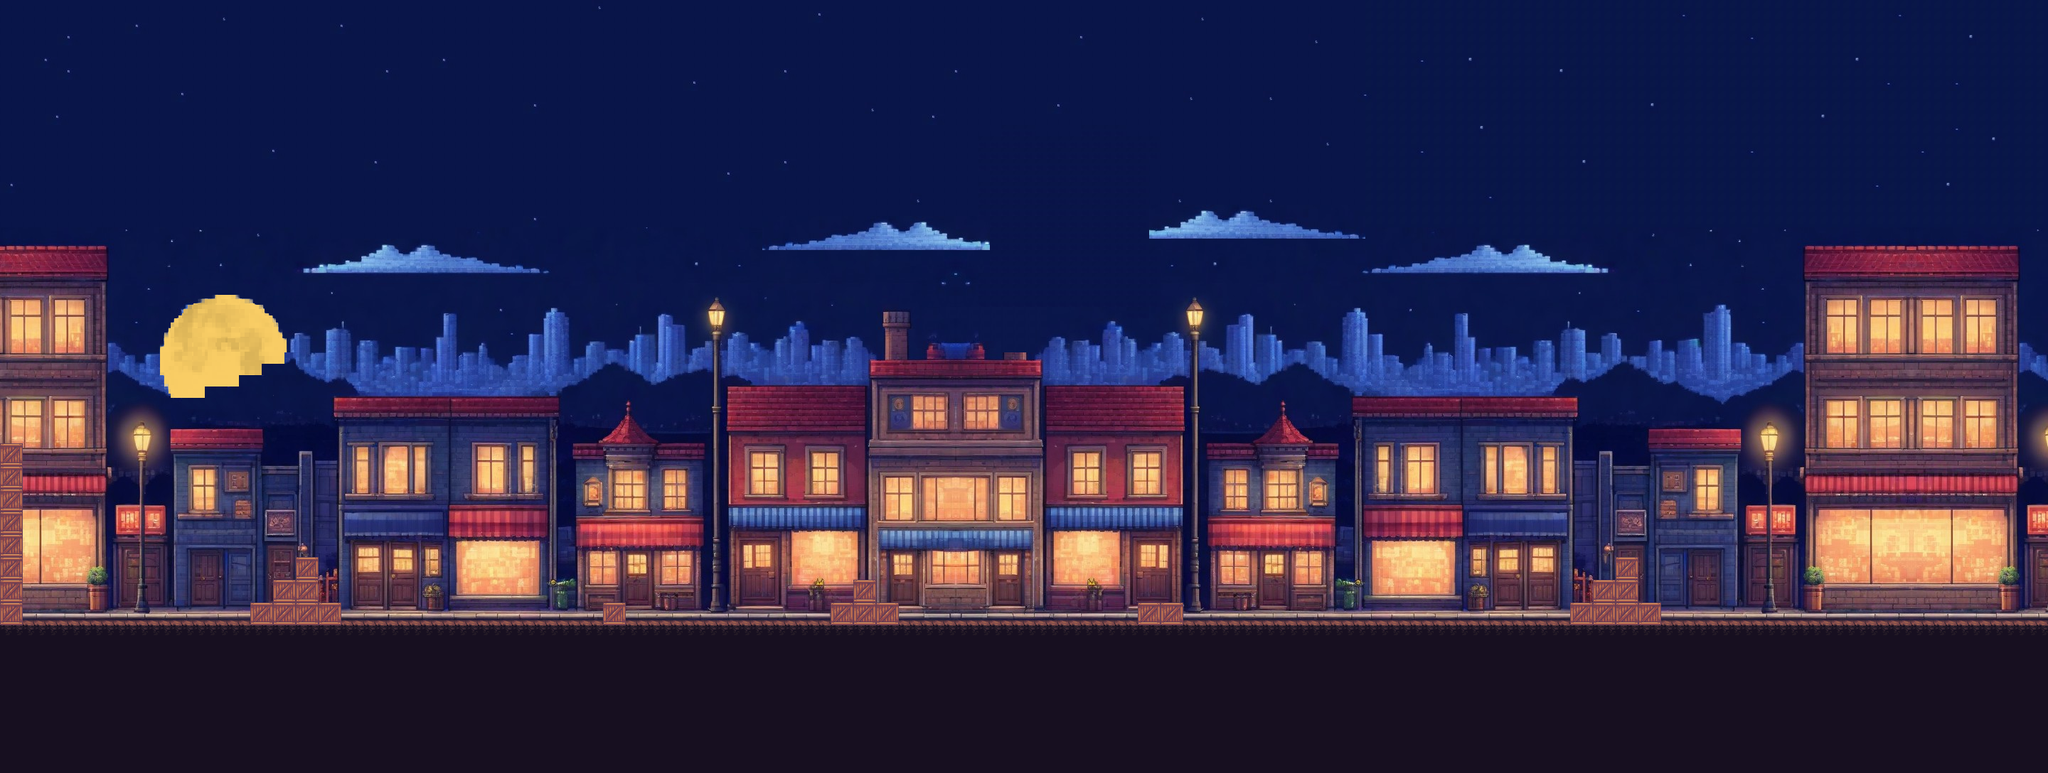

This is a level from a 2D game, rendered from its Tiled map with the project's own tilesets. A one-line summary and the map file follow, with tile-layer data summarised:
An orthogonal 180x68 tile map with 16x16 px tiles, 4 tile layers (background, ground, houses, decoration), 8 tilesets and 52 objects.

<map version="1.10" tiledversion="1.10.2" orientation="orthogonal" renderorder="right-down" width="180" height="68" tilewidth="16" tileheight="16" infinite="0" nextlayerid="12" nextobjectid="102">
 <tileset firstgid="1" source="level6backgroundimage.tsx" />
 <tileset firstgid="4033" source="groundlevel6.tsx" />
 <tileset firstgid="4036" source="Moon.tsx" />
 <tileset firstgid="4157" source="Foodlvl6.tsx" />
 <tileset firstgid="4221" source="acidlvl6.tsx" />
 <tileset firstgid="4222" source="big-crateLvl6.tsx" />
 <tileset firstgid="4226" source="NPCLEVEL6.tsx" />
 <tileset firstgid="4234" source="potion.tsx" />
 <layer id="1" name="background" width="180" height="68">
  <data>[12240 cells, 10620 non-empty, 3228 distinct tile ids]</data>
 </layer>
 <objectgroup id="3" name="acid">
  <object id="33" gid="4221" x="2864" y="16" width="16" height="16" />
 </objectgroup>
 <objectgroup id="9" name="removableitems" visible="0">
  <object id="34" gid="4224" x="1920" y="720" width="16" height="16" />
  <object id="35" gid="4222" x="1920" y="704" width="16" height="16" />
  <object id="36" gid="4222" x="1920" y="672" width="16" height="16" />
  <object id="37" gid="4222" x="1920" y="640" width="16" height="16" />
  <object id="38" gid="4223" x="1936" y="640" width="16" height="16" />
  <object id="39" gid="4223" x="1936" y="672" width="16" height="16" />
  <object id="40" gid="4223" x="1936" y="704" width="16" height="16" />
  <object id="41" gid="4225" x="1936" y="720" width="16" height="16" />
  <object id="42" gid="4225" x="1936" y="688" width="16" height="16" />
  <object id="43" gid="4225" x="1936" y="656" width="16" height="16" />
  <object id="44" gid="4224" x="1920" y="656" width="16" height="16" />
  <object id="45" gid="4224" x="1920" y="688" width="16" height="16" />
  <object id="51" gid="4224" x="1920" y="624" width="16" height="16" />
  <object id="52" gid="4222" x="1920" y="608" width="16" height="16" />
  <object id="53" gid="4223" x="1936" y="608" width="16" height="16" />
  <object id="54" gid="4225" x="1936" y="624" width="16" height="16" />
  <object id="66" gid="4224" x="2576" y="880" width="16" height="16" />
  <object id="67" gid="4224" x="2576" y="848" width="16" height="16" />
  <object id="68" gid="4224" x="2576" y="816" width="16" height="16" />
  <object id="69" gid="4224" x="2576" y="784" width="16" height="16" />
  <object id="70" gid="4224" x="2576" y="752" width="16" height="16" />
  <object id="71" gid="4224" x="2576" y="720" width="16" height="16" />
  <object id="72" gid="4224" x="2576" y="688" width="16" height="16" />
  <object id="73" gid="4222" x="2576" y="672" width="16" height="16" />
  <object id="74" gid="4222" x="2576" y="704" width="16" height="16" />
  <object id="75" gid="4222" x="2576" y="736" width="16" height="16" />
  <object id="76" gid="4222" x="2576" y="768" width="16" height="16" />
  <object id="77" gid="4222" x="2576" y="800" width="16" height="16" />
  <object id="78" gid="4222" x="2576" y="832" width="16" height="16" />
  <object id="79" gid="4222" x="2576" y="864" width="16" height="16" />
  <object id="80" gid="4225" x="2592" y="880" width="16" height="16" />
  <object id="81" gid="4225" x="2592" y="848" width="16" height="16" />
  <object id="82" gid="4225" x="2592" y="816" width="16" height="16" />
  <object id="83" gid="4225" x="2592" y="784" width="16" height="16" />
  <object id="84" gid="4225" x="2592" y="752" width="16" height="16" />
  <object id="85" gid="4225" x="2592" y="720" width="16" height="16" />
  <object id="86" gid="4225" x="2592" y="688" width="16" height="16" />
  <object id="87" gid="4223" x="2592" y="672" width="16" height="16" />
  <object id="88" gid="4223" x="2592" y="704" width="16" height="16" />
  <object id="89" gid="4223" x="2592" y="736" width="16" height="16" />
  <object id="90" gid="4223" x="2592" y="768" width="16" height="16" />
  <object id="91" gid="4223" x="2592" y="800" width="16" height="16" />
  <object id="92" gid="4223" x="2592" y="832" width="16" height="16" />
  <object id="93" gid="4223" x="2592" y="864" width="16" height="16" />
 </objectgroup>
 <layer id="2" name="ground" width="180" height="68">
  <data>[12240 cells, 2796 non-empty, 108 distinct tile ids]</data>
 </layer>
 <layer id="8" name="houses" width="180" height="68">
  <data>[12240 cells, 1 non-empty, 1 distinct tile ids]</data>
 </layer>
 <objectgroup id="6" name="NPC">
  <object id="55" gid="2147487874" x="2443" y="880" width="46" height="62.5" />
 </objectgroup>
 <layer id="7" name="decoration" width="180" height="68">
  <data>[12240 cells, 101 non-empty, 92 distinct tile ids]</data>
 </layer>
 <objectgroup id="11" name="collectables2">
  <object id="101" gid="4234" x="1994.06" y="692.242" width="20" height="25.6667" />
 </objectgroup>
 <objectgroup id="4" name="collectables">
  <object id="30" gid="4208" x="544" y="688" width="16" height="16" />
  <object id="32" gid="4208" x="1776" y="704" width="16" height="16" />
  <object id="47" gid="4208" x="1136" y="688" width="16" height="16" />
  <object id="48" gid="4208" x="800" y="832" width="16" height="16" />
  <object id="50" gid="4208" x="1568" y="843" width="16" height="16" />
 </objectgroup>
</map>
